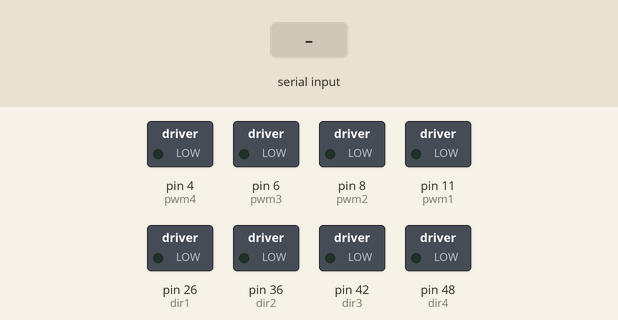
Recording of a sketch running on a simulated Arduino Mega 2560, built with avr-gcc and run on an emulated ATmega2560. On the bench: switched loads named in the sketch (green lamp = pin HIGH). The inputs (shaded band) are chosen by the test bench. What the sketch prints to the serial monitor is not drawn.

Above: at 1.2 s.
1.3 s: "U" received over Serial
At 2.2 s:
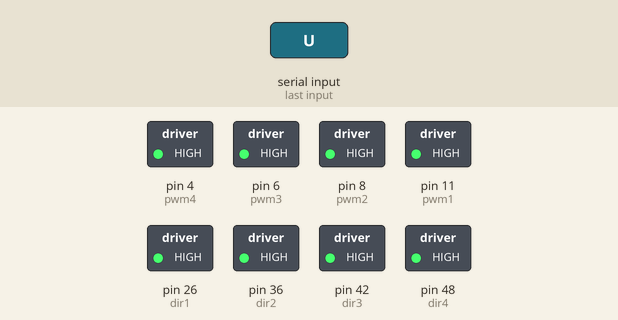
2.8 s: byte 83 ('S') received over Serial
At 3.3 s:
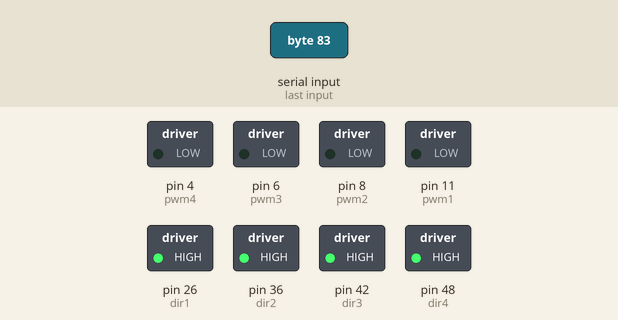
4.3 s: "D" received over Serial
At 5.5 s:
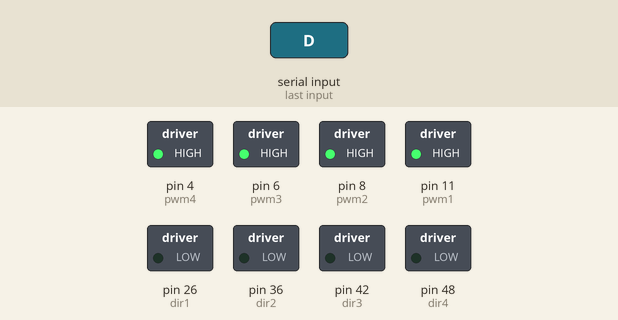
5.8 s: "W" received over Serial
At 6.8 s:
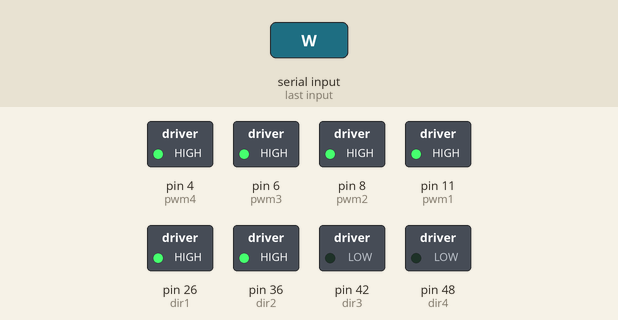
7.3 s: "w" received over Serial
At 8.0 s:
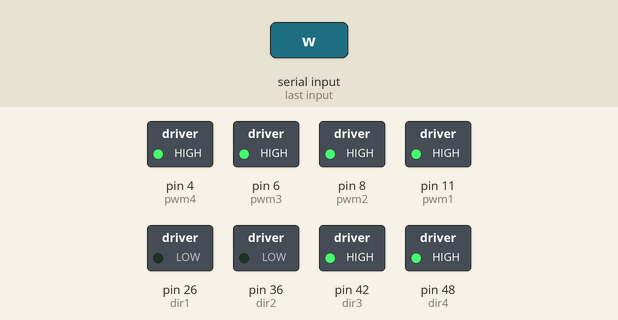
8.8 s: "L" received over Serial
At 9.1 s:
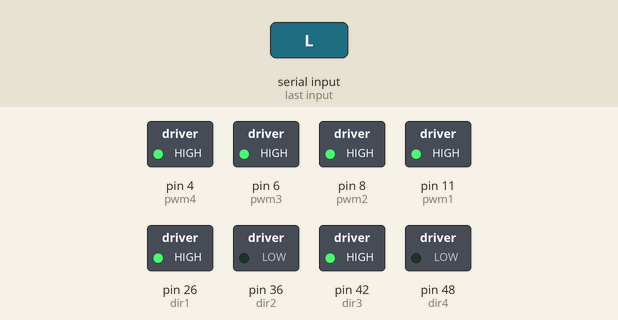
Timing chart, 0 to 11.3 s (numbered marks = the images above; inputs shaded):
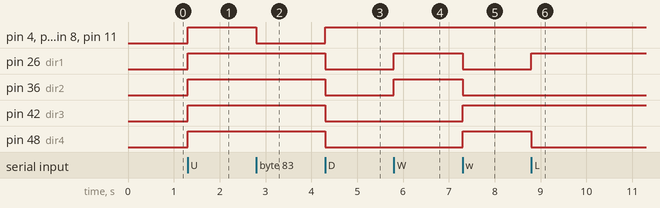

Measured:
- after the input at 1.3 s, pin 4 (pwm4), pin 6 (pwm3), pin 8 (pwm2), pin 11 (pwm1), pin 26 (dir1), pin 36 (dir2), pin 42 (dir3), pin 48 (dir4): LOW → HIGH at once
- after the input at 2.8 s, pin 4 (pwm4), pin 6 (pwm3), pin 8 (pwm2), pin 11 (pwm1): HIGH → LOW at once
- after the input at 4.3 s, pin 4 (pwm4), pin 6 (pwm3), pin 8 (pwm2), pin 11 (pwm1): LOW → HIGH at once; pin 26 (dir1), pin 36 (dir2), pin 42 (dir3), pin 48 (dir4): HIGH → LOW at once
- after the input at 5.8 s, pin 26 (dir1), pin 36 (dir2): LOW → HIGH at once
- after the input at 7.3 s, pin 26 (dir1), pin 36 (dir2): HIGH → LOW at once; pin 42 (dir3), pin 48 (dir4): LOW → HIGH at once
- after the input at 8.8 s, pin 26 (dir1): LOW → HIGH at once; pin 48 (dir4): HIGH → LOW at once

The sketch:

joystick.ino
```cpp
/*
  ====================================================================
  ||    Arduino Code for 4-Actuator Control via Raspberry Pi     ||
  ====================================================================

  --- Actuator Layout ---
  Motor 1: Front-Left
  Motor 2: Front-Right
  Motor 3: Rear-Left
  Motor 4: Rear-Right

  --- NEW Command Mapping (DIAGONAL OPPOSITE MOVEMENTS) ---
  Joystick        -> RPi sends -> Arduino Action
  -------------------------------------------------------------
  R-Stick UP      ->    'U'    -> All Actuators UP
  R-Stick DOWN    ->    'D'    -> All Actuators DOWN
  RB              ->    'W'    -> Front (1,2) UP + Rear (3,4) DOWN
  LB              ->    'w'    -> Front (1,2) DOWN + Rear (3,4) UP
  Y Button        ->    'H'    -> Rear (3,4) UP + Front (1,2) DOWN
  A Button        ->    'h'    -> Rear (3,4) DOWN + Front (1,2) UP
  X Button        ->    'L'    -> Left (1,3) UP + Right (2,4) DOWN
  B Button        ->    'l'    -> Left (1,3) DOWN + Right (2,4) UP
  L-Stick UP      ->    'R'    -> Right (2,4) UP + Left (1,3) DOWN
  L-Stick DOWN    ->    'r'    -> Right (2,4) DOWN + Left (1,3) UP
  Button Release  ->    'S'    -> STOP ALL
*/

// Define pins for each motor driver
// Motor 1 (Front-Left)
const int dir1 = 26;
const int pwm1 = 11;
// Motor 2 (Front-Right)
const int dir2 = 36;
const int pwm2 = 8;
// Motor 3 (Rear-Left)
const int dir3 = 42;
const int pwm3 = 6;
// Motor 4 (Rear-Right)
const int dir4 = 48;
const int pwm4 = 4;

// Define a constant for motor speed (0-255)
// 255 is full speed (MAX PWM as requested)
const int actuatorSpeed = 255;

void setup() {
  // Start serial communication at 9600 baud rate
  Serial.begin(9600);

  // Set all control pins to OUTPUT mode
  pinMode(dir1, OUTPUT);
  pinMode(pwm1, OUTPUT);
  pinMode(dir2, OUTPUT);
  pinMode(pwm2, OUTPUT);
  pinMode(dir3, OUTPUT);
  pinMode(pwm3, OUTPUT);
  pinMode(dir4, OUTPUT);
  pinMode(pwm4, OUTPUT);

  // Ensure all actuators are stopped at the beginning
  stopAll();
  Serial.println("Arduino Ready. Waiting for joystick commands...");
  Serial.println("DIAGONAL OPPOSITE MODE: Front/Rear and Left/Right oppose each other!");
}

void loop() {
  // Check if there is data coming from the serial port
  if (Serial.available() > 0) {
    // Read the incoming character command
    char command = Serial.read();

    // Execute command based on the character received
    switch (command) {
      case 'U': allUp(); break;             // R-Stick UP: All Up
      case 'D': allDown(); break;           // R-Stick DOWN: All Down
      case 'W': frontWidthUp(); break;      // RB: Front(1,2)↑ Rear(3,4)↓
      case 'w': frontWidthDown(); break;    // LB: Front(1,2)↓ Rear(3,4)↑
      case 'H': rearWidthUp(); break;       // Y: Rear(3,4)↑ Front(1,2)↓
      case 'h': rearWidthDown(); break;     // A: Rear(3,4)↓ Front(1,2)↑
      case 'L': leftLengthUp(); break;      // X: Left(1,3)↑ Right(2,4)↓
      case 'l': leftLengthDown(); break;    // B: Left(1,3)↓ Right(2,4)↑
      case 'R': rightLengthUp(); break;     // L-Stick UP: Right(2,4)↑ Left(1,3)↓
      case 'r': rightLengthDown(); break;   // L-Stick DOWN: Right(2,4)↓ Left(1,3)↑
      case 'S': stopAll(); break;           // Button Release: Stop
    }
  }
}

// --- Base Actuator Functions ---
// Set direction to UP (extend) and apply speed
void actuatorUp(int dirPin, int pwmPin) {
  digitalWrite(dirPin, HIGH); // NOTE: This might be LOW on your wiring, swap if needed
  analogWrite(pwmPin, actuatorSpeed);
}

// Set direction to DOWN (retract) and apply speed
void actuatorDown(int dirPin, int pwmPin) {
  digitalWrite(dirPin, LOW); // NOTE: This might be HIGH on your wiring, swap if needed
  analogWrite(pwmPin, actuatorSpeed);
}

// Stop all actuators
void stopAll() {
  analogWrite(pwm1, 0);
  analogWrite(pwm2, 0);
  analogWrite(pwm3, 0);
  analogWrite(pwm4, 0);
}

// --- Mapped Movement Functions (DIAGONAL OPPOSITE MOVEMENTS) ---
void allUp() {
  actuatorUp(dir1, pwm1);
  actuatorUp(dir2, pwm2);
  actuatorUp(dir3, pwm3);
  actuatorUp(dir4, pwm4);
}

void allDown() {
  actuatorDown(dir1, pwm1);
  actuatorDown(dir2, pwm2);
  actuatorDown(dir3, pwm3);
  actuatorDown(dir4, pwm4);
}

// Front Width: Front (1,2) UP + Rear (3,4) DOWN
void frontWidthUp() {
  actuatorUp(dir1, pwm1);     // Front-Left UP
  actuatorUp(dir2, pwm2);     // Front-Right UP
  actuatorDown(dir3, pwm3);   // Rear-Left DOWN
  actuatorDown(dir4, pwm4);   // Rear-Right DOWN
}

// Front Width: Front (1,2) DOWN + Rear (3,4) UP
void frontWidthDown() {
  actuatorDown(dir1, pwm1);   // Front-Left DOWN
  actuatorDown(dir2, pwm2);   // Front-Right DOWN
  actuatorUp(dir3, pwm3);     // Rear-Left UP
  actuatorUp(dir4, pwm4);     // Rear-Right UP
}

// Rear Width: Rear (3,4) UP + Front (1,2) DOWN
void rearWidthUp() {
  actuatorUp(dir3, pwm3);     // Rear-Left UP
  actuatorUp(dir4, pwm4);     // Rear-Right UP
  actuatorDown(dir1, pwm1);   // Front-Left DOWN
  actuatorDown(dir2, pwm2);   // Front-Right DOWN
}

// Rear Width: Rear (3,4) DOWN + Front (1,2) UP
void rearWidthDown() {
  actuatorDown(dir3, pwm3);   // Rear-Left DOWN
  actuatorDown(dir4, pwm4);   // Rear-Right DOWN
  actuatorUp(dir1, pwm1);     // Front-Left UP
  actuatorUp(dir2, pwm2);     // Front-Right UP
}

// Left Length: Left (1,3) UP + Right (2,4) DOWN
void leftLengthUp() {
  actuatorUp(dir1, pwm1);     // Front-Left UP
  actuatorUp(dir3, pwm3);     // Rear-Left UP
  actuatorDown(dir2, pwm2);   // Front-Right DOWN
  actuatorDown(dir4, pwm4);   // Rear-Right DOWN
}

// Left Length: Left (1,3) DOWN + Right (2,4) UP
void leftLengthDown() {
  actuatorDown(dir1, pwm1);   // Front-Left DOWN
  actuatorDown(dir3, pwm3);   // Rear-Left DOWN
  actuatorUp(dir2, pwm2);     // Front-Right UP
  actuatorUp(dir4, pwm4);     // Rear-Right UP
}

// Right Length: Right (2,4) UP + Left (1,3) DOWN
void rightLengthUp() {
  actuatorUp(dir2, pwm2);     // Front-Right UP
  actuatorUp(dir4, pwm4);     // Rear-Right UP
  actuatorDown(dir1, pwm1);   // Front-Left DOWN
  actuatorDown(dir3, pwm3);   // Rear-Left DOWN
}

// Right Length: Right (2,4) DOWN + Left (1,3) UP
void rightLengthDown() {
  actuatorDown(dir2, pwm2);   // Front-Right DOWN
  actuatorDown(dir4, pwm4);   // Rear-Right DOWN
  actuatorUp(dir1, pwm1);     // Front-Left UP
  actuatorUp(dir3, pwm3);     // Rear-Left UP
}
```
